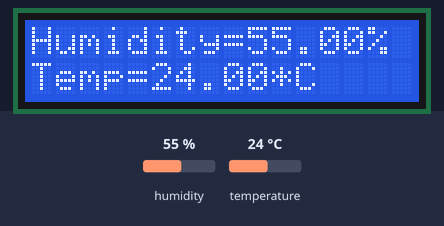
A sketch run on a simulated Arduino Uno, built with avr-gcc and run on an emulated ATmega328P. Parts: 16×2 character LCD. Inputs (shaded band) come from the test bench; at power-on: humidity 55 %, temperature 24 °C. What the sketch prints to the serial monitor is not drawn.

Above: at 2.7 s.
2.8 s: humidity set to 22 %
At 5.2 s:
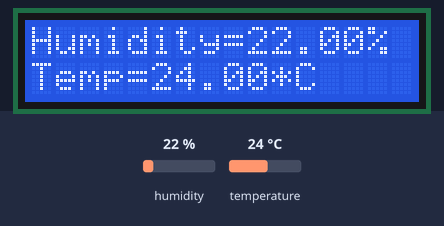
5.8 s: temperature set to 12 °C
At 7.5 s:
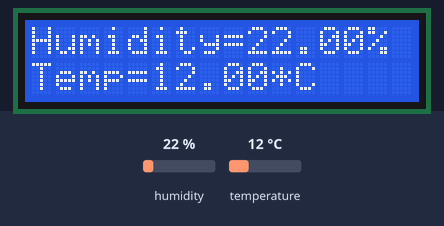
8.8 s: humidity set to 40 %
At 10.9 s:
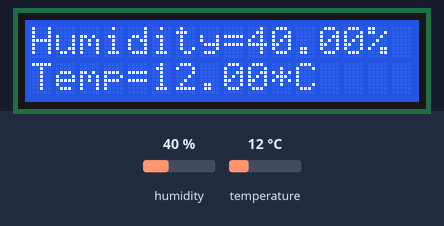
11.8 s: temperature set to 19 °C
At 13.2 s:
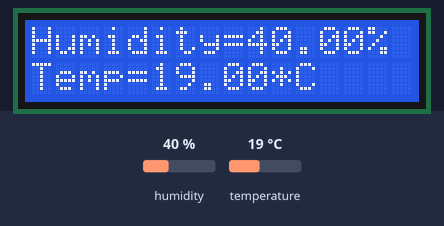
Timing chart, 0 to 14.8 s (numbered marks = the images above; inputs shaded):
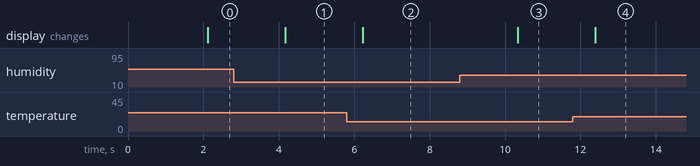

Measured:
- after the input at 2.8 s, the display: changes after 1.4 s (image 1)
- after the input at 5.8 s, the display: changes after 0.43 s (image 2)
- after the input at 8.8 s, the display: changes after 1.5 s (image 3)
- after the input at 11.8 s, the display: changes after 0.59 s (image 4)

The sketch:

integrador.ino
```cpp
#include <LiquidCrystal_I2C.h>
#include "DHT.h"

#define DHTPIN 2
#define DHTTYPE DHT11

// set columnas y filas
int lcdColumns = 16;
int lcdRows = 2;

//dht
DHT dht(DHTPIN, DHTTYPE);
//Armar el objeto lcd
LiquidCrystal_I2C lcd(0x27, lcdColumns, lcdRows);


void setup() {
  Serial.begin(9600);
  dht.begin();// initialize the sensor
  lcd.backlight();// turn on lcd backlight
  lcd.begin();// initialize lcd
}

void loop() {
  delay(2000);
  lcd.clear();
  lcd.setCursor(0, 0); // set the cursor on the first row and column
  int h = dht.readHumidity();
  lcd.print("Humidity=");
  lcd.print(dht.readHumidity());//print the humidity
  lcd.print("%");
  lcd.setCursor(0, 1); //set the cursor on the second row and first column
  int t = dht.readTemperature();
  lcd.print("Temp=");
  lcd.print(dht.readTemperature());//print the temperature
  lcd.print("*C");
  Serial.print("Temp:");
  Serial.println(t);
  Serial.print("Hum:");
  Serial.print(h);
}
```
